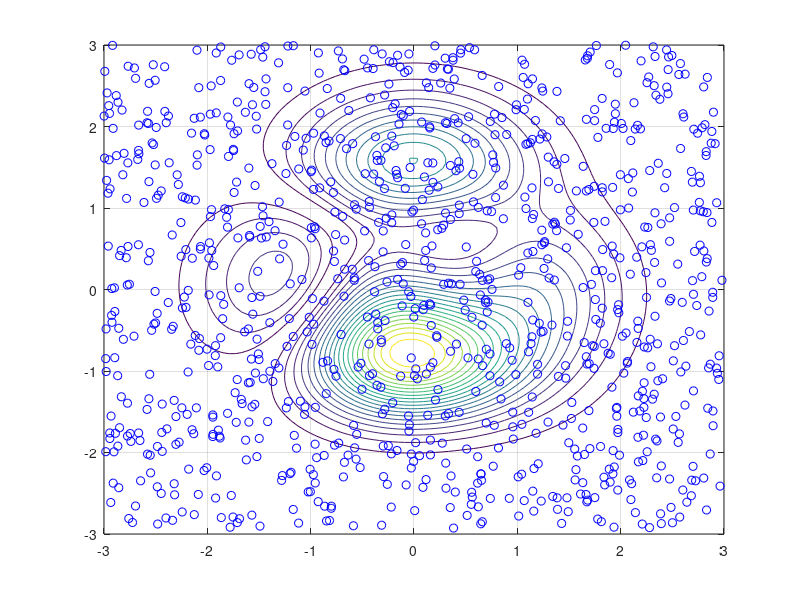

Reproduce this figure in MATLAB. (Note: this script raises an error after producing the figure.)
%Random Search Algorithm
%==============================
% Francisco Conceição al73819
%==============================

clear
close all
clc

%Inicialização de vetores X, Y, Z  da funçao
X = zeros(1, 1);
Y = zeros(1, 1);
Z = zeros(1, 1);
%a=3;
%b=10; 
a = 9;
b = 5;

f1 = @(x,y) a .* (1- x^2) .* exp(-x.^2 - (y+1).^2);
f2 =  @(x, y) -b .* (x./5 - x.^3 - y.^5) .* exp(-x.^2 - y.^2);
f3 =  @(x, y) -1/3 .* exp(-(x + 1).^2 - y.^2);
f =  @(x,y) abs(f1(x,y) + f2(x,y) + f3(x,y));

xyMax = [3 3];
xyMin = [-3 -3];

EixoX = linspace(-3, 3, 100);
EixoY = linspace(-3, 3, 100);
[cordX, cordY] = meshgrid(EixoX, EixoY);

cordZ = f(cordX, cordY);

contour(cordX, cordY, cordZ, 20);

hold on

x = 3 + (-3-3) * rand();
y = 3 + (-3-3) * rand();

plot(x, y, 'bo');
grid on

for i = 1:1000

    x = 3 + (-3-3) * rand();
    y = 3 + (-3-3) * rand();
    z = f(x,y);
    
    X(i) = x;
    Y(i) = y;
    Z(i) = z;
    
    plot(x, y, 'bo');
end

f = figure;

colormap(f,hot);
C = cordX .* cordY;
surf(cordX, cordY, cordZ, C);
colorbar;
hold on;
plot3(X, Y, Z, 'bo', 'MarkerFaceColor','b');
figure("Name", "AAA");
plot(Z, 'r');
hold off